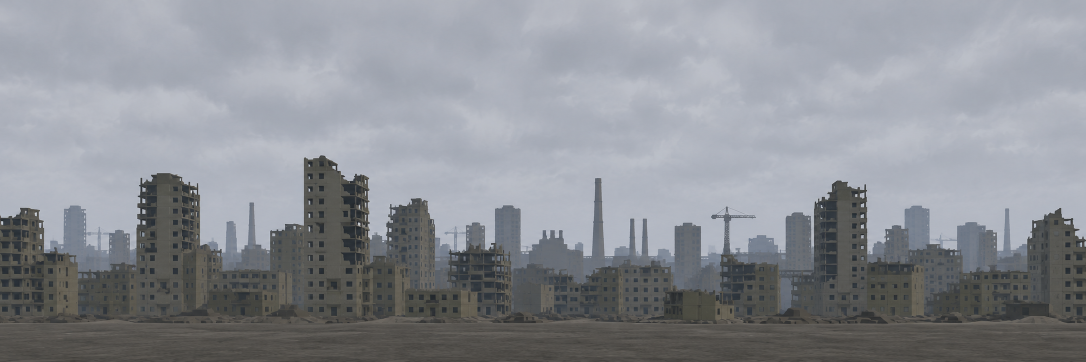
#> input picture assets/CityPanorama.png, 2172 x 724 px (shown at 1/2 size)
$ python crop_zoom.py ../CityPanorama.png 5 5 5 5 out.png
#> lines starting #> are read from the running program, lines starting #| are printed output that depends on the picture
#!/usr/bin/env python3
"""TEST_01 §8 B: вырезать область скриншота и увеличить без сглаживания (nearest).

python crop_zoom.py <in.png> <x> <y> <w> <h> <out.png> [--scale 8]
"""
import argparse

from PIL import Image

ap = argparse.ArgumentParser()
ap.add_argument('src')
ap.add_argument('x', type=int)
ap.add_argument('y', type=int)
ap.add_argument('w', type=int)
ap.add_argument('h', type=int)
ap.add_argument('dst')
ap.add_argument('--scale', type=int, default=8)
a = ap.parse_args()

im = Image.open(a.src).crop((a.x, a.y, a.x + a.w, a.y + a.h))
im.resize((a.w * a.scale, a.h * a.scale), Image.NEAREST).save(a.dst)
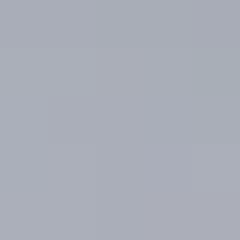
#> saved as out.png: PIL image 40x40 RGB (shown 6 times larger); mean R, G, B 169.7, 174.1, 184.8
print(f'{a.dst}: {a.w}×{a.h} -> {a.w * a.scale}×{a.h * a.scale}')
